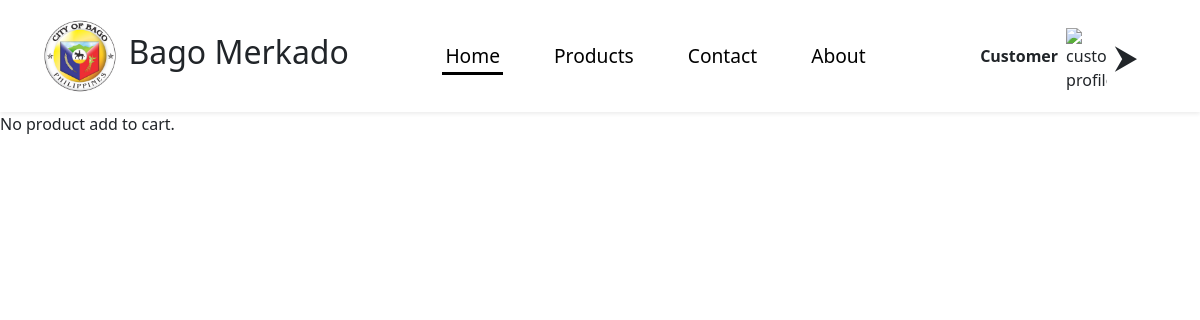
Before: /cart.php (signed in) with the older database file.
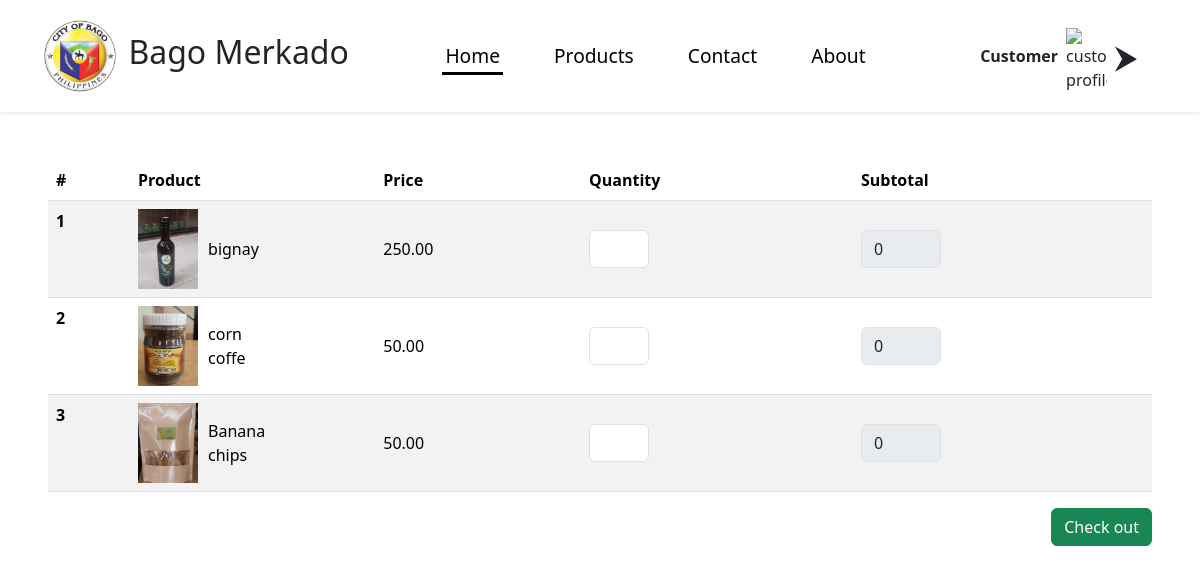
After: the same page with the newer database file.
### tables this page shows
CREATE TABLE `cart` (
  `cart_id` int(11) NOT NULL,
  `product_id` int(11) NOT NULL,
  `customer_id` int(11) NOT NULL,
  `created_at` date NOT NULL DEFAULT current_timestamp()
);

CREATE TABLE `product` (
  `product_id` int(11) NOT NULL,
  `supplier_id` int(11) NOT NULL,
  `category_id` int(11) NOT NULL,
  `name` varchar(100) NOT NULL,
  `description` text NOT NULL,
  `price` decimal(10,2) NOT NULL,
  `stock_quantity` int(11) NOT NULL,
  `image_url` text NOT NULL,
  `status` enum('active','inactive') NOT NULL DEFAULT 'active',
  `created_at` date NOT NULL DEFAULT current_timestamp()
);

### backend/model/dbh.class.php (called while the page is built)
<?php
class Dbh {
    private $host = "localhost";
    private $username = "root";
    private $password = "";
    private $database = "msme_db";
    protected function connect() {
        try {
            $dsn = "mysql:host=$this->host;dbname=$this->database;charset=utf8mb4";
            $pdo = new PDO($dsn, $this->username, $this->password);
            $pdo->setAttribute(PDO::ATTR_ERRMODE, PDO::ERRMODE_EXCEPTION);
            return $pdo;
        } catch (PDOException $e) {
            die("Database connection failed: " . $e->getMessage());
        }
    }
}

### backend/model/cart.class.php (called while the page is built, shortened)
<?php
class Cart extends Dbh{
    protected function getAddedCart($customer_id){
        $stmt = $this->connect()->prepare("SELECT pt.product_id ,crt.cart_id ,crt.customer_id, pt.name, pt.image_url, pt.price FROM cart crt INNER JOIN product pt ON crt.product_id = pt.product_id WHERE crt.customer_id = ?");
        $stmt->execute([$customer_id]);
        return $stmt->fetchAll(PDO::FETCH_ASSOC);
    }
}

### cart.php (the view, shortened to what this page needs)
<?php
include "backend/model/dbh.class.php";
include "backend/model/cart.class.php";
class GetCart extends Cart{
    public function getProduct($customer_id){
        return $this->getAddedCart($customer_id);
    }
}
$cart = new GetCart();
$customer_id = $_SESSION['id'];
$products = $cart->getProduct($customer_id);
?>
<!DOCTYPE html>
<html lang="en">
<head>
    <link rel="stylesheet" href="css/animate.min.css">
    <link rel="stylesheet" href="css/all.css">
    <link rel="stylesheet" href="css/fontawesome.css">
    <link href="css/bootstrap.min.css" rel="stylesheet">
    <link rel="stylesheet" href="css/product.css">
    <link rel="stylesheet" href="css/sweetalert2.min.css">
    <link rel="stylesheet" href="css/cart.css">
</head>
<body>
    <?php include 'subpages/header.php' ?>
    <div class="content d-flex flex-row w-100">
        <?php if(count($products)!=0){ ?>
        <form class="p-5 w-100" id="submitBuy">
            <table class="table table-striped">
                <thead>
                    <tr>
                        <th scope="col">#</th>
                        <th scope="col">Product</th>
                        <th scope="col">Price</th>
                        <th scope="col">Quantity</th>
                        <th scope="col">Subtotal</th>
                    </tr>
                </thead>
                <tbody>
                    <?php foreach($products as $key => $product){ ?>
                        <tr>
                            <th scope="row"><?php echo $key+1 ?></th>
                            <td>
                                <div class="product-cell">
                                    <img src="uploads/<?php echo $product['image_url'] ?>" alt="<?php echo $product['name'] ?>">
                                    <span><?php echo $product['name'] ?></span>
                                </div>
                            </td>
                            <td class="align-middle" class="price-product">
                                <?php echo $product['price'] ?>
                            </td>
                            <td class="align-middle">
                                <input type="number" name="quantity[]" class="form-control quantity-input" style="width: 60px;" data-price="<?php echo $product['price'] ?>">
                            </td>
                            <td class="align-middle">
                                <input type="number" class="form-control subtotal-input" value="0" disabled style="width: 80px;">
                            </td>
                        </tr>
                    <?php }?>
                </tbody>
            </table>
            <div class="w-100 d-flex justify-content-end">
                <button type="submit" class="btn btn-success">Check out</button>
            </div>
        </form>
        <?php }else{ ?>
            <p>No product add to cart.</p>
        <?php } ?>
    </div>
</body>
</html>

Changed rows visible on the page:
added cart: product.image_url (picture), product.name "bignay", product.price "250.00"
added cart: product.image_url (picture), product.name "corn coffe", product.price "50.00"
added cart: product.image_url (picture), product.name "Banana chips", product.price "50.00"
Other visible differences:
text no longer shown: "No product add to cart."
text now shown: "# Product Price Quantity Subtotal Check out"
